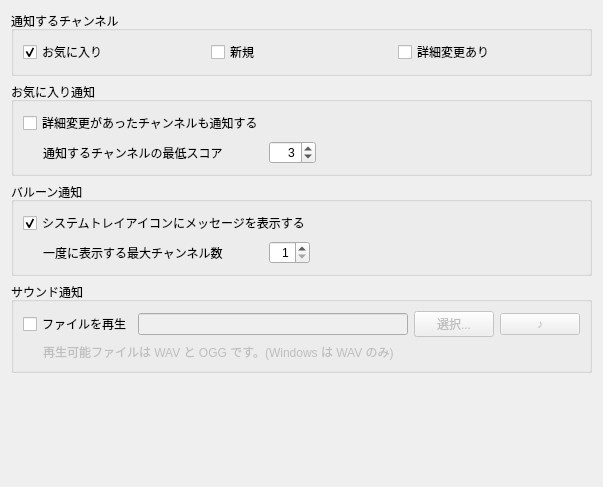
<?xml version="1.0" encoding="UTF-8"?>
<ui version="4.0">
 <class>NotificationWidget</class>
 <widget class="QWidget" name="NotificationWidget">
  <property name="geometry">
   <rect>
    <x>0</x>
    <y>0</y>
    <width>603</width>
    <height>487</height>
   </rect>
  </property>
  <property name="windowTitle">
   <string>Form</string>
  </property>
  <layout class="QVBoxLayout">
   <item>
    <widget class="QGroupBox" name="groupBox">
     <property name="title">
      <string>通知するチャンネル</string>
     </property>
     <property name="flat">
      <bool>false</bool>
     </property>
     <layout class="QVBoxLayout">
      <item>
       <layout class="QHBoxLayout">
        <item>
         <widget class="QCheckBox" name="notifyFavoriteCheckBox">
          <property name="text">
           <string>お気に入り</string>
          </property>
          <property name="checked">
           <bool>true</bool>
          </property>
         </widget>
        </item>
        <item>
         <widget class="QCheckBox" name="notifyNewCheckBox">
          <property name="enabled">
           <bool>true</bool>
          </property>
          <property name="text">
           <string>新規</string>
          </property>
         </widget>
        </item>
        <item>
         <widget class="QCheckBox" name="notifyChangedCheckBox">
          <property name="enabled">
           <bool>true</bool>
          </property>
          <property name="text">
           <string>詳細変更あり</string>
          </property>
         </widget>
        </item>
       </layout>
      </item>
     </layout>
    </widget>
   </item>
   <item>
    <widget class="QGroupBox" name="favoriteGroupBox">
     <property name="enabled">
      <bool>true</bool>
     </property>
     <property name="title">
      <string>お気に入り通知</string>
     </property>
     <property name="flat">
      <bool>false</bool>
     </property>
     <layout class="QVBoxLayout">
      <item>
       <widget class="QCheckBox" name="notifyChangedFavoriteCheckBox">
        <property name="enabled">
         <bool>true</bool>
        </property>
        <property name="text">
         <string>詳細変更があったチャンネルも通知する</string>
        </property>
       </widget>
      </item>
      <item>
       <layout class="QHBoxLayout">
        <item>
         <widget class="QLabel" name="label_4">
          <property name="enabled">
           <bool>true</bool>
          </property>
          <property name="text">
           <string>通知するチャンネルの最低スコア</string>
          </property>
          <property name="indent">
           <number>20</number>
          </property>
         </widget>
        </item>
        <item>
         <spacer>
          <property name="orientation">
           <enum>Qt::Horizontal</enum>
          </property>
          <property name="sizeType">
           <enum>QSizePolicy::Preferred</enum>
          </property>
          <property name="sizeHint" stdset="0">
           <size>
            <width>40</width>
            <height>20</height>
           </size>
          </property>
         </spacer>
        </item>
        <item>
         <widget class="QSpinBox" name="minimumScoreSpinBox">
          <property name="enabled">
           <bool>true</bool>
          </property>
          <property name="alignment">
           <set>Qt::AlignRight|Qt::AlignTrailing|Qt::AlignVCenter</set>
          </property>
          <property name="minimum">
           <number>0</number>
          </property>
          <property name="maximum">
           <number>999</number>
          </property>
          <property name="value">
           <number>3</number>
          </property>
         </widget>
        </item>
        <item>
         <spacer>
          <property name="orientation">
           <enum>Qt::Horizontal</enum>
          </property>
          <property name="sizeHint" stdset="0">
           <size>
            <width>40</width>
            <height>20</height>
           </size>
          </property>
         </spacer>
        </item>
       </layout>
      </item>
     </layout>
    </widget>
   </item>
   <item>
    <widget class="QGroupBox" name="balloonGroupBox">
     <property name="title">
      <string>バルーン通知</string>
     </property>
     <property name="flat">
      <bool>false</bool>
     </property>
     <layout class="QVBoxLayout">
      <item>
       <widget class="QCheckBox" name="showBalloonMessageCheckBox">
        <property name="text">
         <string>システムトレイアイコンにメッセージを表示する</string>
        </property>
        <property name="checked">
         <bool>true</bool>
        </property>
       </widget>
      </item>
      <item>
       <layout class="QHBoxLayout">
        <item>
         <widget class="QLabel" name="label">
          <property name="text">
           <string>一度に表示する最大チャンネル数</string>
          </property>
          <property name="indent">
           <number>20</number>
          </property>
         </widget>
        </item>
        <item>
         <spacer>
          <property name="orientation">
           <enum>Qt::Horizontal</enum>
          </property>
          <property name="sizeType">
           <enum>QSizePolicy::Preferred</enum>
          </property>
          <property name="sizeHint" stdset="0">
           <size>
            <width>40</width>
            <height>20</height>
           </size>
          </property>
         </spacer>
        </item>
        <item>
         <widget class="QSpinBox" name="maxShowChannelsSpinBox">
          <property name="alignment">
           <set>Qt::AlignRight|Qt::AlignTrailing|Qt::AlignVCenter</set>
          </property>
          <property name="minimum">
           <number>1</number>
          </property>
         </widget>
        </item>
        <item>
         <spacer>
          <property name="orientation">
           <enum>Qt::Horizontal</enum>
          </property>
          <property name="sizeHint" stdset="0">
           <size>
            <width>40</width>
            <height>20</height>
           </size>
          </property>
         </spacer>
        </item>
       </layout>
      </item>
     </layout>
    </widget>
   </item>
   <item>
    <widget class="QGroupBox" name="soundGroupBox">
     <property name="title">
      <string>サウンド通知</string>
     </property>
     <property name="flat">
      <bool>false</bool>
     </property>
     <layout class="QVBoxLayout">
      <item>
       <layout class="QHBoxLayout">
        <item>
         <widget class="QCheckBox" name="playSoundCheckBox">
          <property name="text">
           <string>ファイルを再生</string>
          </property>
         </widget>
        </item>
        <item>
         <widget class="QLineEdit" name="soundFileEdit">
          <property name="enabled">
           <bool>false</bool>
          </property>
         </widget>
        </item>
        <item>
         <widget class="QPushButton" name="selectFileButton">
          <property name="enabled">
           <bool>false</bool>
          </property>
          <property name="text">
           <string>選択...</string>
          </property>
         </widget>
        </item>
        <item>
         <widget class="QPushButton" name="playSoundButton">
          <property name="enabled">
           <bool>false</bool>
          </property>
          <property name="text">
           <string>♪</string>
          </property>
         </widget>
        </item>
       </layout>
      </item>
      <item>
       <widget class="QLabel" name="label_3">
        <property name="enabled">
         <bool>false</bool>
        </property>
        <property name="text">
         <string>再生可能ファイルは WAV と OGG です。(Windows は WAV のみ)</string>
        </property>
        <property name="wordWrap">
         <bool>true</bool>
        </property>
        <property name="indent">
         <number>20</number>
        </property>
       </widget>
      </item>
     </layout>
    </widget>
   </item>
   <item>
    <spacer>
     <property name="orientation">
      <enum>Qt::Vertical</enum>
     </property>
     <property name="sizeHint" stdset="0">
      <size>
       <width>20</width>
       <height>117</height>
      </size>
     </property>
    </spacer>
   </item>
  </layout>
 </widget>
 <resources/>
 <connections>
  <connection>
   <sender>playSoundCheckBox</sender>
   <signal>toggled(bool)</signal>
   <receiver>label_3</receiver>
   <slot>setEnabled(bool)</slot>
   <hints>
    <hint type="sourcelabel">
     <x>134</x>
     <y>318</y>
    </hint>
    <hint type="destinationlabel">
     <x>169</x>
     <y>343</y>
    </hint>
   </hints>
  </connection>
  <connection>
   <sender>playSoundCheckBox</sender>
   <signal>toggled(bool)</signal>
   <receiver>selectFileButton</receiver>
   <slot>setEnabled(bool)</slot>
   <hints>
    <hint type="sourcelabel">
     <x>134</x>
     <y>318</y>
    </hint>
    <hint type="destinationlabel">
     <x>492</x>
     <y>320</y>
    </hint>
   </hints>
  </connection>
  <connection>
   <sender>playSoundCheckBox</sender>
   <signal>toggled(bool)</signal>
   <receiver>soundFileEdit</receiver>
   <slot>setEnabled(bool)</slot>
   <hints>
    <hint type="sourcelabel">
     <x>134</x>
     <y>318</y>
    </hint>
    <hint type="destinationlabel">
     <x>401</x>
     <y>319</y>
    </hint>
   </hints>
  </connection>
  <connection>
   <sender>playSoundCheckBox</sender>
   <signal>toggled(bool)</signal>
   <receiver>playSoundButton</receiver>
   <slot>setEnabled(bool)</slot>
   <hints>
    <hint type="sourcelabel">
     <x>132</x>
     <y>318</y>
    </hint>
    <hint type="destinationlabel">
     <x>583</x>
     <y>320</y>
    </hint>
   </hints>
  </connection>
  <connection>
   <sender>soundGroupBox</sender>
   <signal>toggled(bool)</signal>
   <receiver>selectFileButton</receiver>
   <slot>setEnabled(bool)</slot>
   <hints>
    <hint type="sourcelabel">
     <x>151</x>
     <y>294</y>
    </hint>
    <hint type="destinationlabel">
     <x>492</x>
     <y>320</y>
    </hint>
   </hints>
  </connection>
  <connection>
   <sender>notifyFavoriteCheckBox</sender>
   <signal>toggled(bool)</signal>
   <receiver>favoriteGroupBox</receiver>
   <slot>setEnabled(bool)</slot>
   <hints>
    <hint type="sourcelabel">
     <x>117</x>
     <y>45</y>
    </hint>
    <hint type="destinationlabel">
     <x>74</x>
     <y>84</y>
    </hint>
   </hints>
  </connection>
  <connection>
   <sender>balloonGroupBox</sender>
   <signal>toggled(bool)</signal>
   <receiver>label</receiver>
   <slot>setEnabled(bool)</slot>
   <hints>
    <hint type="sourcelabel">
     <x>171</x>
     <y>222</y>
    </hint>
    <hint type="destinationlabel">
     <x>171</x>
     <y>232</y>
    </hint>
   </hints>
  </connection>
  <connection>
   <sender>showBalloonMessageCheckBox</sender>
   <signal>toggled(bool)</signal>
   <receiver>maxShowChannelsSpinBox</receiver>
   <slot>setEnabled(bool)</slot>
   <hints>
    <hint type="sourcelabel">
     <x>192</x>
     <y>209</y>
    </hint>
    <hint type="destinationlabel">
     <x>283</x>
     <y>236</y>
    </hint>
   </hints>
  </connection>
  <connection>
   <sender>showBalloonMessageCheckBox</sender>
   <signal>toggled(bool)</signal>
   <receiver>label</receiver>
   <slot>setEnabled(bool)</slot>
   <hints>
    <hint type="sourcelabel">
     <x>104</x>
     <y>215</y>
    </hint>
    <hint type="destinationlabel">
     <x>69</x>
     <y>240</y>
    </hint>
   </hints>
  </connection>
 </connections>
</ui>
